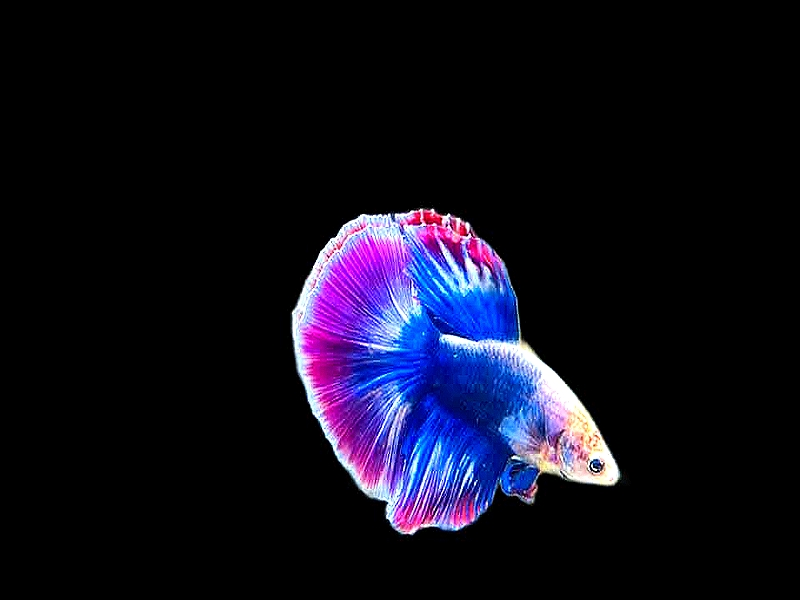
#> input picture HW3/dataset/raw/Bete/Bete_102.jpg, 800 x 600 px, given in place of HW1_IMG_CS898BA.png, which was not available
$ python normalize.py
#> lines starting #> are read from the running program, lines starting #| are printed output that depends on the picture; pictures that were not available may be replaced by others from this repository, and a replacement may not be noted
### HW2/src/config.py
from pathlib import Path

HW_DIR = Path(__file__).resolve().parents[1]
PROJECT_ROOT = HW_DIR.parent

IMAGE_PATH = PROJECT_ROOT / "images" / "original" / "HW1_IMG_CS898BA.png"

NORMALIZED_DIR = HW_DIR / "images" / "normalized"
MASK_DIR = HW_DIR / "images" / "masks"
SEGMENT_DIR = HW_DIR / "images" / "segments"
COMPARISON_DIR = HW_DIR / "images" / "comparison"

NORMALIZED_IMAGE = NORMALIZED_DIR / "normalized_rgb.png"
REFERENCE_MASK = MASK_DIR / "reference_mask.png"

for folder in [
    NORMALIZED_DIR,
    MASK_DIR,
    SEGMENT_DIR,
    COMPARISON_DIR,
]:
    folder.mkdir(parents=True, exist_ok=True)

### HW2/src/normalize.py
import cv2

from config import IMAGE_PATH, NORMALIZED_IMAGE


def main():
    img = cv2.imread(str(IMAGE_PATH))
#> img is the input picture: shape (600, 800, 3); mean B, G, R 28.8, 13.9, 15.9

    if img is None:
        raise FileNotFoundError(f"Image could not be loaded: {IMAGE_PATH}")

    b, g, r = cv2.split(img)
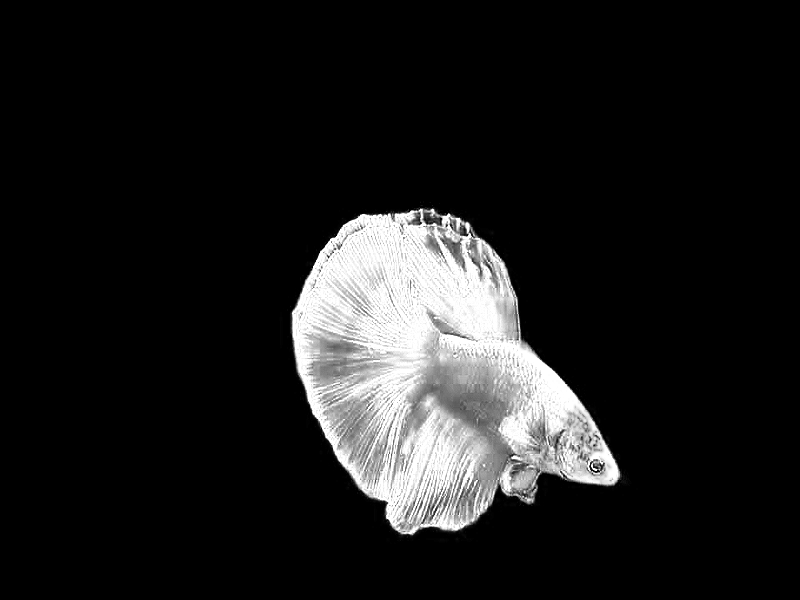
#> b: shape (600, 800); min 0, max 255, mean 28.8
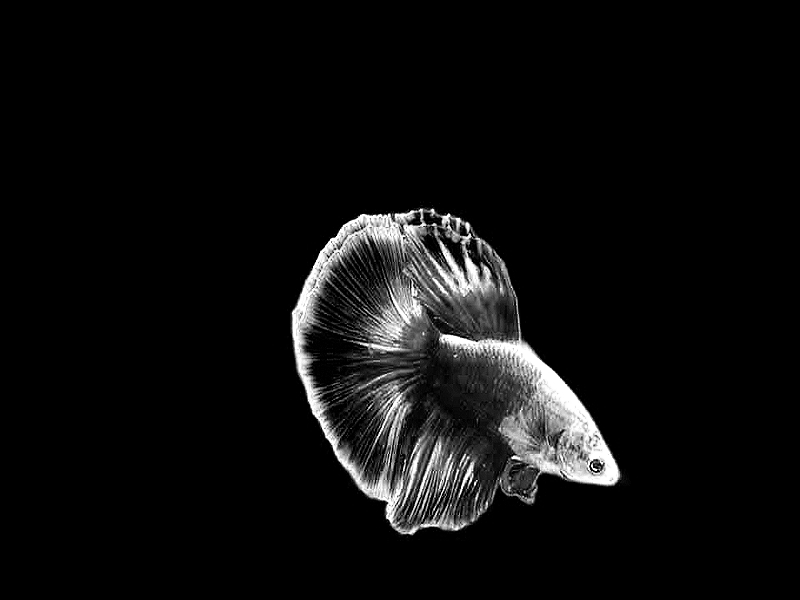
#> g: shape (600, 800); min 0, max 255, mean 13.9
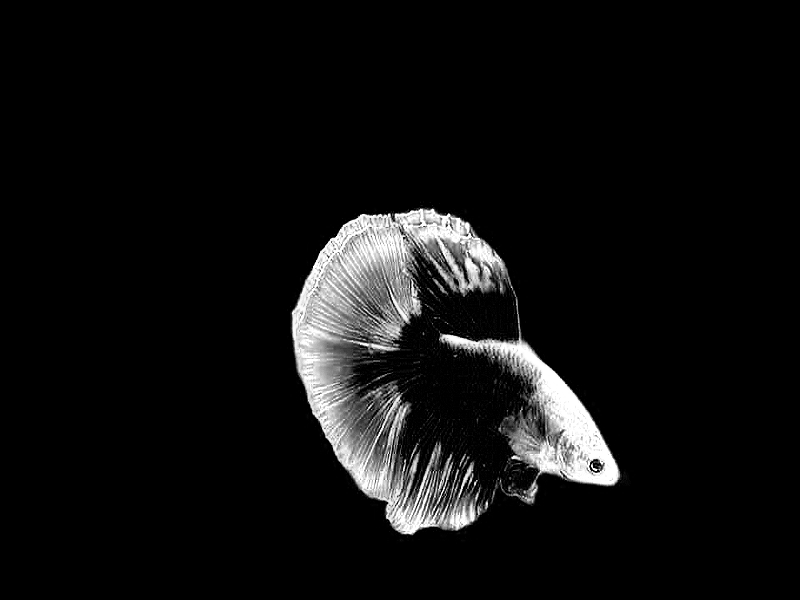
#> r: shape (600, 800); min 0, max 255, mean 15.9
    b = cv2.equalizeHist(b)
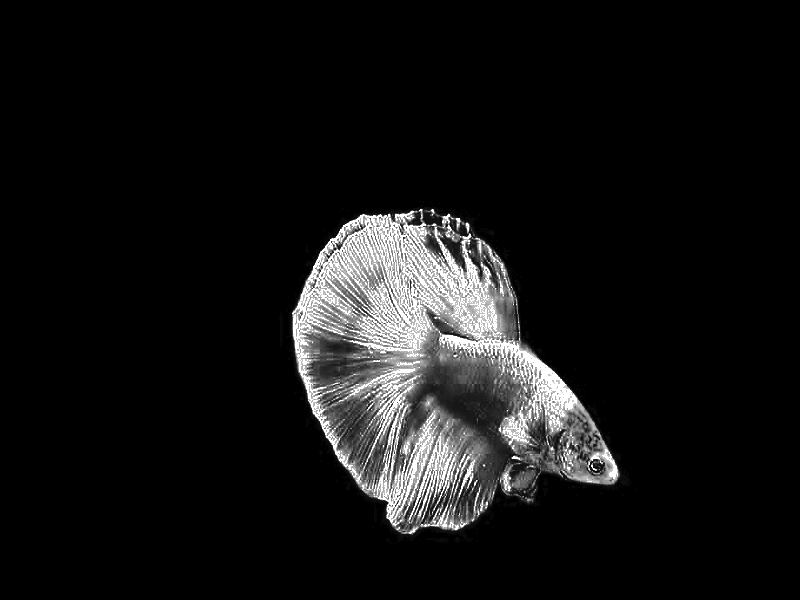
#> b: shape (600, 800); min 0, max 255, mean 20.3
    g = cv2.equalizeHist(g)
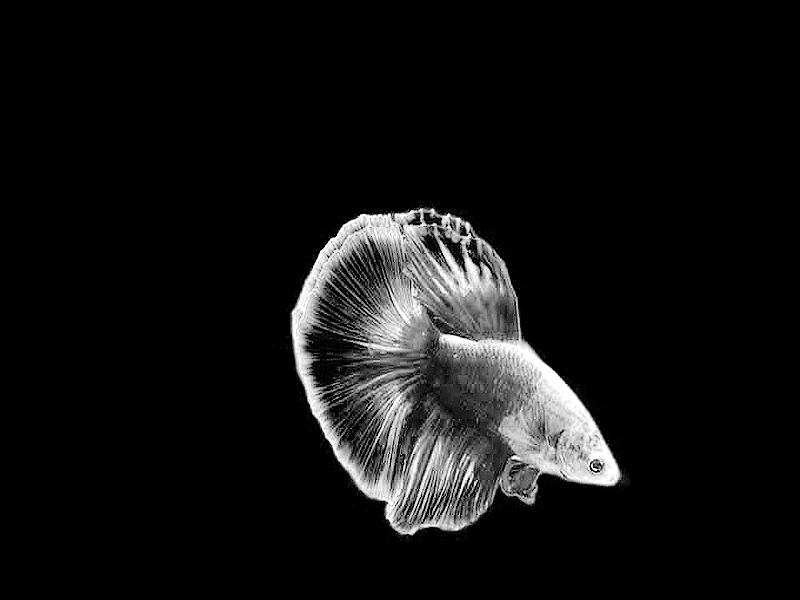
#> g: shape (600, 800); min 0, max 255, mean 18
    r = cv2.equalizeHist(r)

    normalized = cv2.merge([b, g, r])
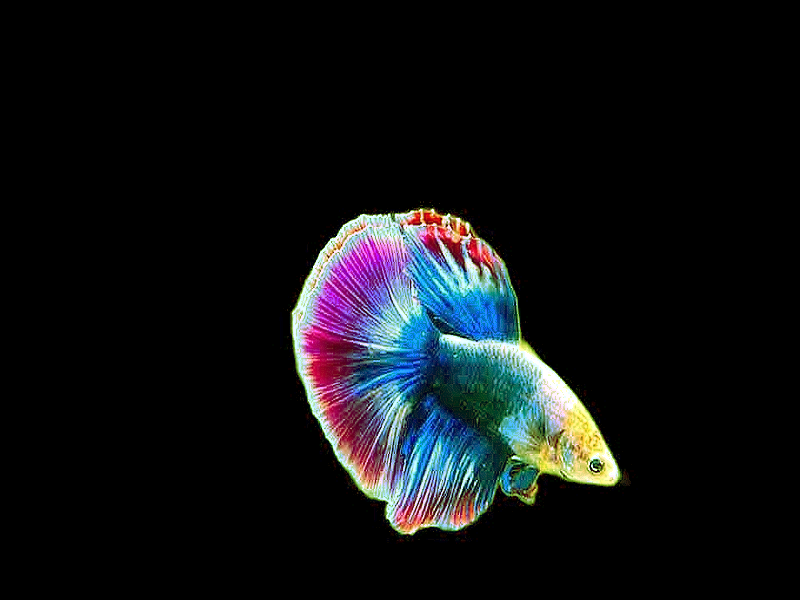
#> normalized: shape (600, 800, 3); mean B, G, R 20.3, 18, 16.1
    cv2.imwrite(str(NORMALIZED_IMAGE), normalized)
    print("Normalization complete")


if __name__ == "__main__":
    main()

$ run again, on HW3/dataset/raw/Bete/Bete_122.jpg
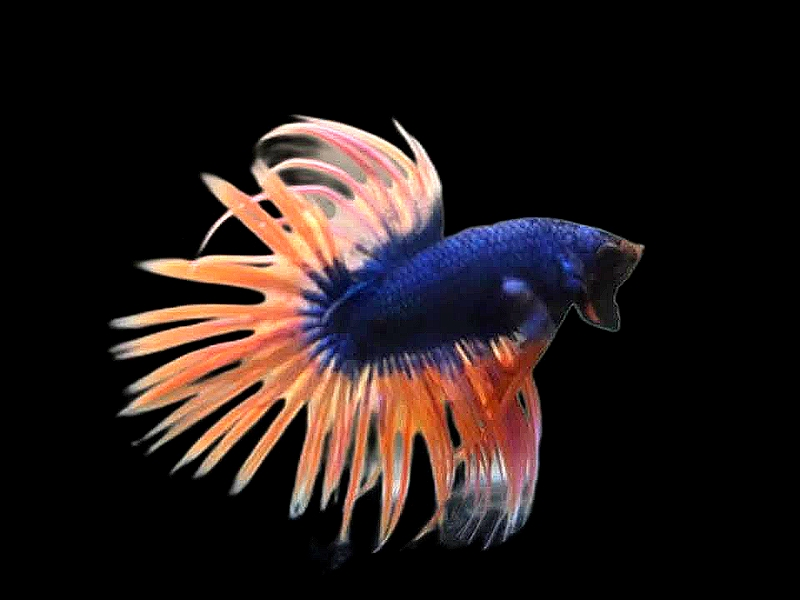
#> input picture HW3/dataset/raw/Bete/Bete_122.jpg, 800 x 600 px, given in place of HW1_IMG_CS898BA.png, which was not available
#> in main, img is the input picture: shape (600, 800, 3); mean B, G, R 25.4, 26.8, 37.3
#> in main, `r = cv2.equalizeHist(r)`:
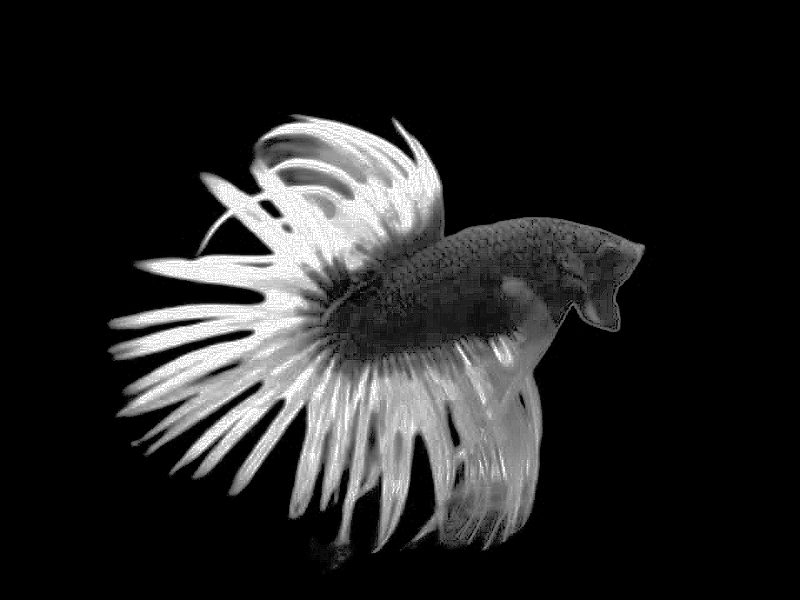
#> r: shape (600, 800); min 0, max 255, mean 36.2
#> in main, `normalized = cv2.merge([b, g, r])`:
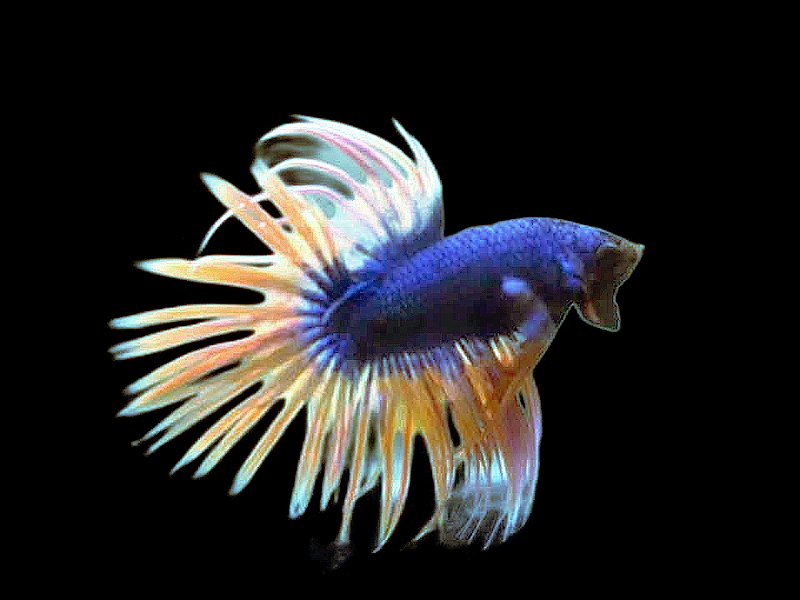
#> normalized: shape (600, 800, 3); mean B, G, R 35.6, 35.5, 36.2
